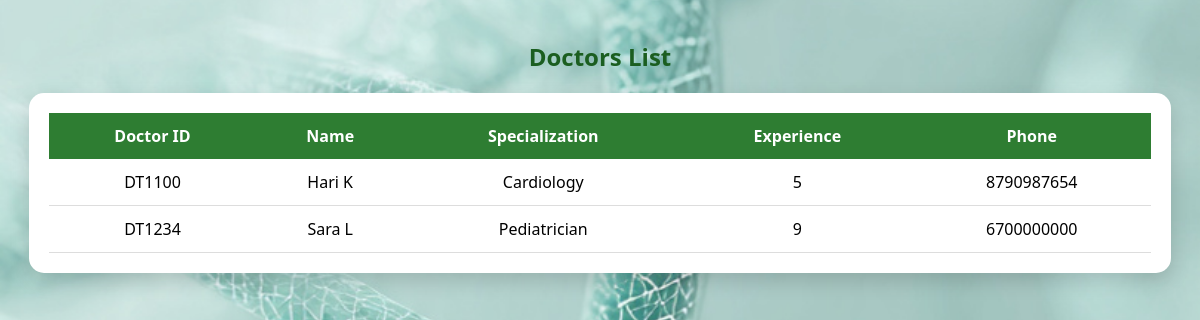
/doctors (signed in), run on an earlier commit of the app's database.
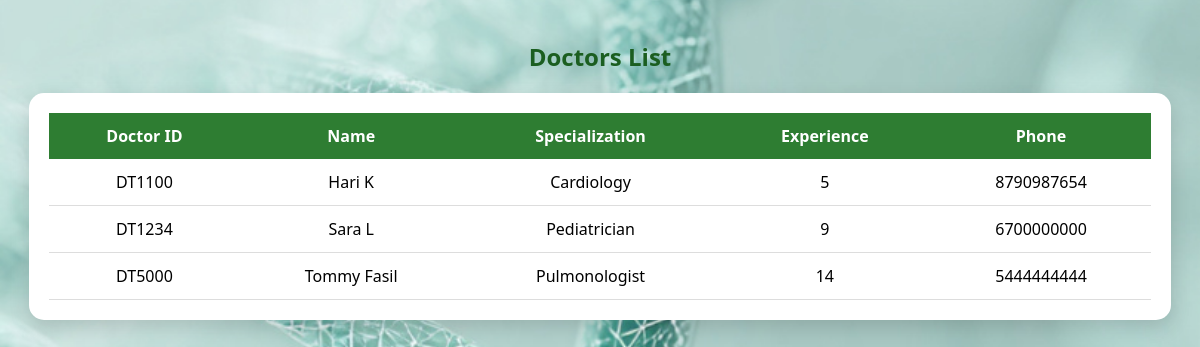
And on a later commit of the database.
### tables this page shows
CREATE TABLE doctor_info (
        doctor_id TEXT PRIMARY KEY,
        name TEXT,
        specialization TEXT,
        experience TEXT,
        phone TEXT
    );

### app.py (the view)
@app.route("/doctors")
@login_required("admin")
def doctors():
    conn = get_db()
    cur = conn.cursor()
    cur.execute("SELECT * FROM doctor_info")
    doctors = cur.fetchall()
    conn.close()
    return render_template("doctors.html", doctors=doctors)

### app.py (called while the page is built)
def get_db():
    conn = sqlite3.connect(DB_FILE)
    conn.row_factory = sqlite3.Row
    return conn

def login_required(role=None):
    def wrapper(f):
        @wraps(f)
        def decorated(*args, **kwargs):
            if "role" not in session:
                return redirect(url_for("login"))
            if role and session["role"] != role:
                return "Access Denied!", 403
            return f(*args, **kwargs)
        return decorated
    return wrapper

### templates/doctors.html (shortened to what this page needs)
<!DOCTYPE html>
<html>
<head>
</head>
<body>
<h2>Doctors List</h2>
<div class="card">
    <table>
        <tr>
            <th>Doctor ID</th>
            <th>Name</th>
            <th>Specialization</th>
            <th>Experience</th>
            <th>Phone</th>
        </tr>
        {% for d in doctors %}
        <tr>
            <td>{{ d['doctor_id'] }}</td>
            <td>{{ d['name'] }}</td>
            <td>{{ d['specialization'] }}</td>
            <td>{{ d['experience'] }}</td>
            <td>{{ d['phone'] }}</td>
        </tr>
        {% endfor %}
    </table>
</div>
</body>
</html>

### templates/doctors.html (style rules this page uses)
body { font-family: 'Segoe UI', sans-serif; margin: 0; padding: 20px; background-image: url("/static/general.jpeg"); background-size: cover; background-position: center; background-repeat: no-repeat; background-attachment: fixed; min-height: 100vh; text-align: center; position: relative; }
h2 { color: #1B5E20; }
.card { background: white; padding: 20px; width: 95%; margin: auto; border-radius: 15px; box-shadow: 0px 8px 20px rgba(0,0,0,0.15); }
table { width: 100%; border-collapse: collapse; }
th { background: #2E7D32; color: white; padding: 12px; }
td { padding: 12px; border-bottom: 1px solid #ddd; }

What changed in the data, as far as the page shows it:
added doctor_info: doctor_id "DT5000", name "Tommy Fasil", specialization "Pulmonologist", experience "14", phone "5444444444"
